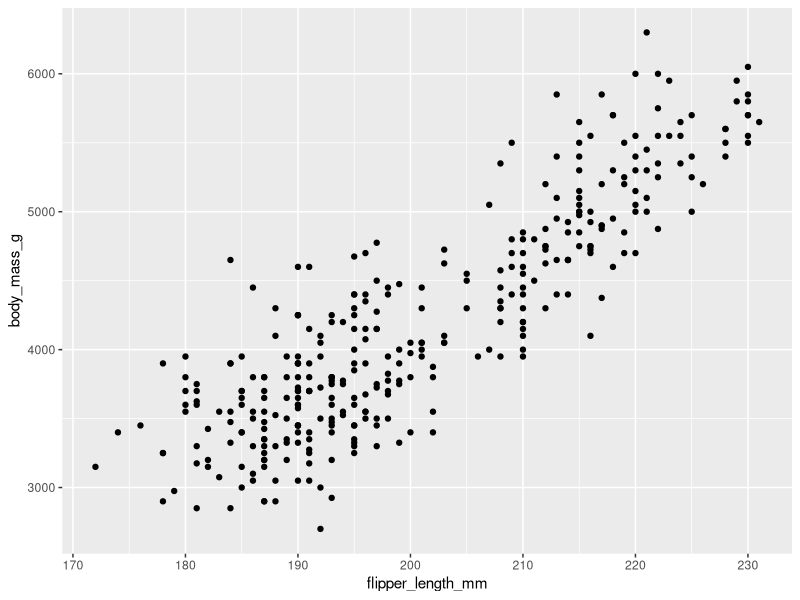
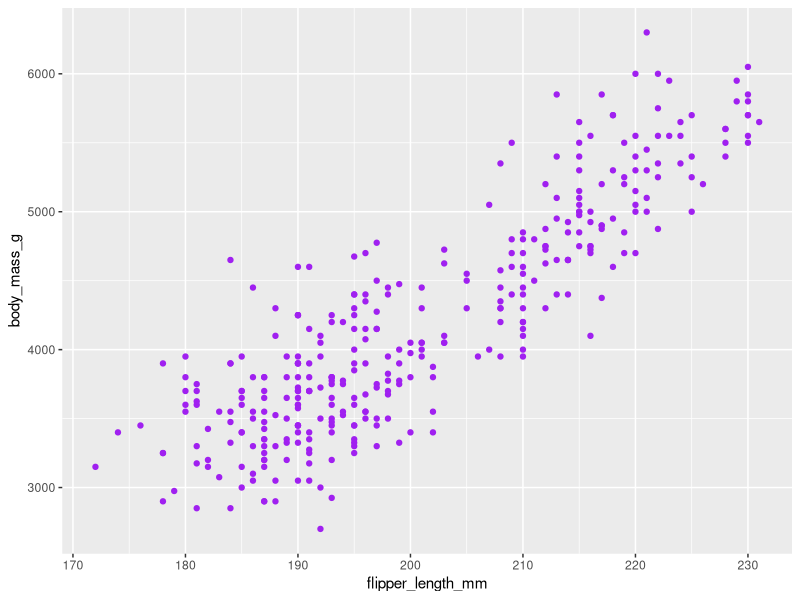
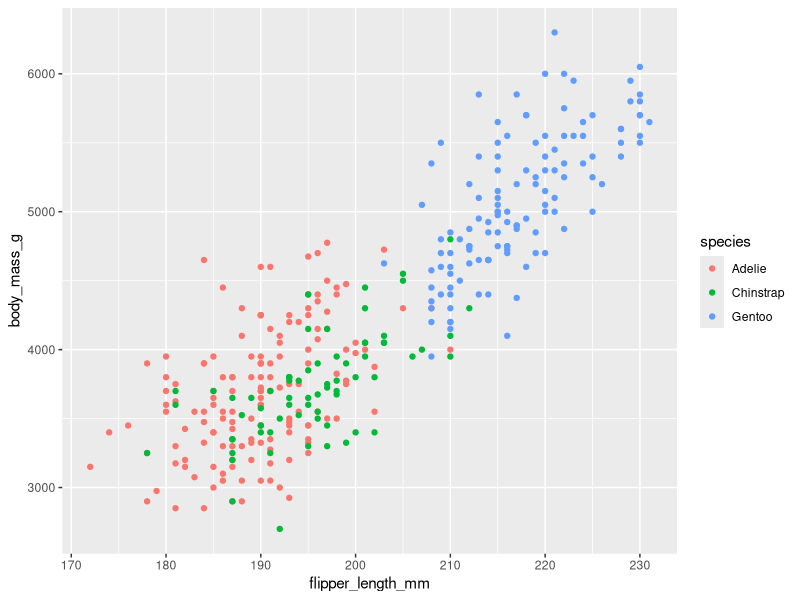
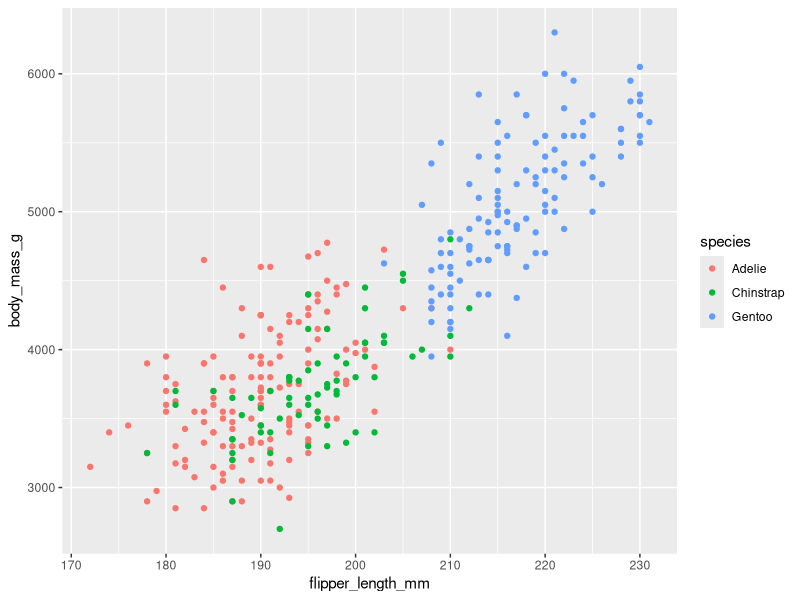
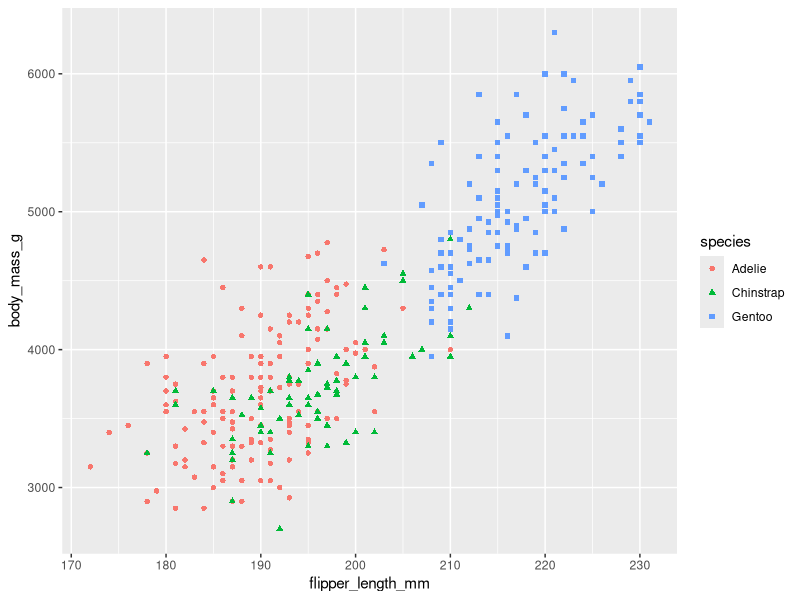
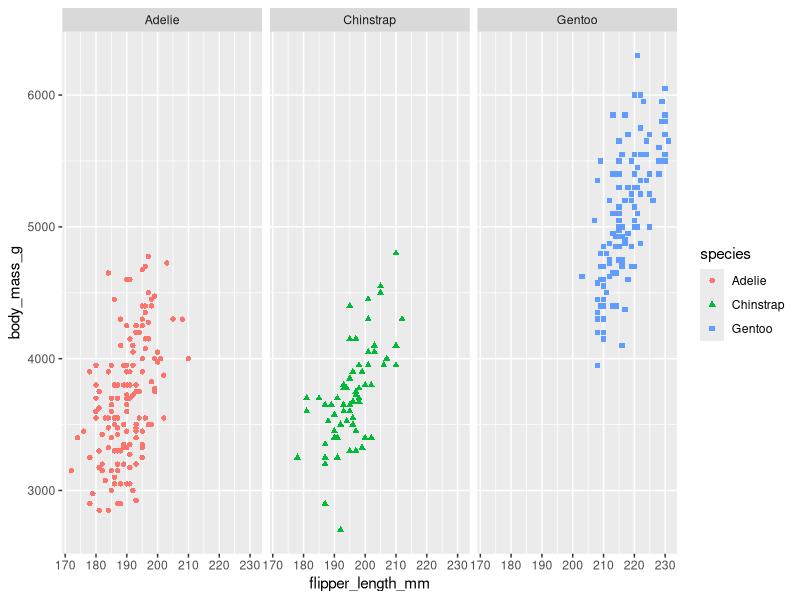
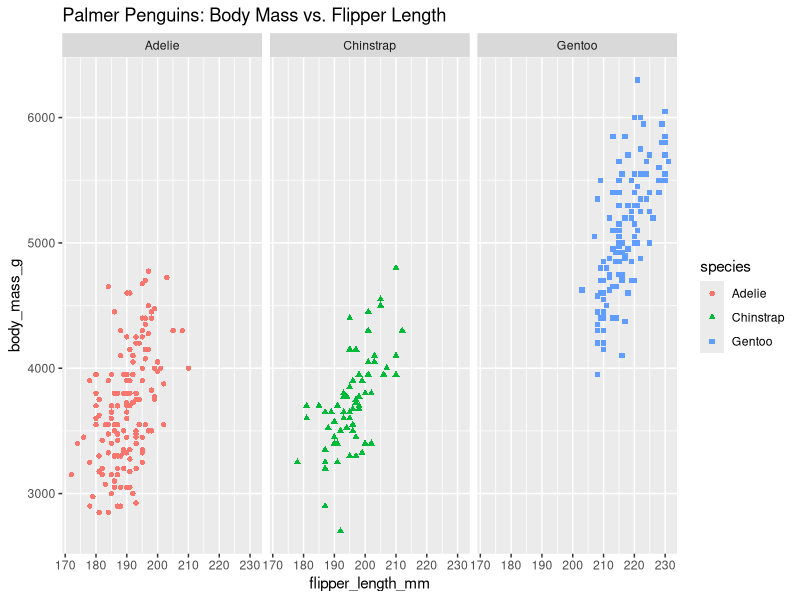

Generate these figures, in order, with R:
install.packages('palmerpenguins')
library('palmerpenguins')

install.packages('ggplot2')
library('ggplot2')

ggplot(data=penguins, aes(x=flipper_length_mm, y=body_mass_g))+ geom_point()

ggplot(data=penguins, aes(x=flipper_length_mm, y=body_mass_g))+ geom_point(color="purple")

ggplot(data=penguins, aes(x=flipper_length_mm, y=body_mass_g))+ geom_point(aes(color=species))

ggplot(data=penguins, aes(x=flipper_length_mm, y=body_mass_g))+ geom_point(aes(color=species))

ggplot(data=penguins, aes(x=flipper_length_mm, y=body_mass_g))+ geom_point(aes(shape=species,color=species))

ggplot(data=penguins, aes(x=flipper_length_mm, y=body_mass_g))+ geom_point(aes(shape=species,color=species))+facet_wrap(~species)

ggplot(data=penguins, aes(x=flipper_length_mm, y=body_mass_g))+ geom_point(aes(shape=species,color=species))+facet_wrap(~species)+ labs(title = "Palmer Penguins: Body Mass vs. Flipper Length")
